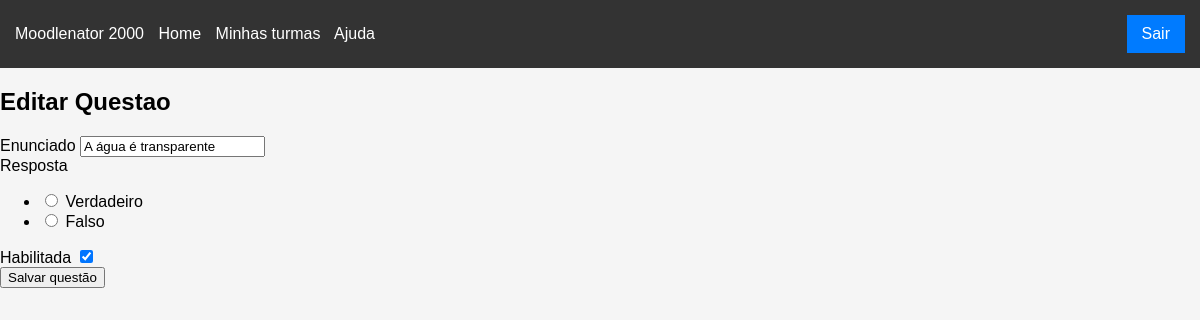
Page /questoes/edit/1 (signed in) on the earlier database version.
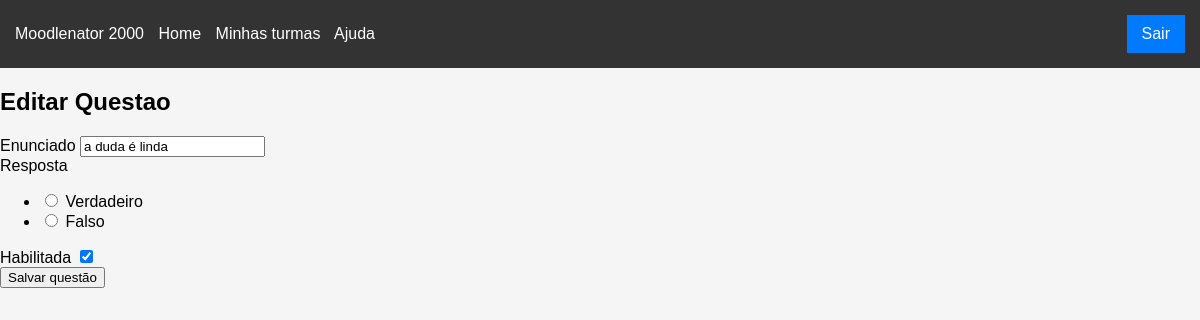
Same page on the later database version.
### app/models/questao.py (models this page shows, shortened)
class Questao(db.Model):
    __tablename__ = "questao"
    id = Column(Integer, primary_key=True, autoincrement=True)
    matricula_professor = Column(Integer, nullable=False)
    tipo_questao = Column(Enum(TipoQuestao), nullable=False)
    enunciado = Column(String, nullable=False)
    resposta_certa = Column(String, nullable=False)
    opcoes = Column(PickleType, nullable=True)  # Novo campo para salvar as opções de uma questão de múltipla escolha
    habilitada = Column(Boolean, nullable=False)
    exames = db.relationship("Exame", secondary="questao_exame", back_populates="questoes") # many to many
    resposta_alunos = db.relationship("RespostaAluno", back_populates="questao") # one to many

### app/controllers/questoes.py (the view, shortened to what this page needs)
@bp.route("/questoes/edit/<int:id>", methods=["GET", "POST"])
@login_required
def edita_questao(id):
    questao = db.get_or_404(Questao, id)
    tipo = questao.tipo_questao
    opcoes = None
    if tipo == TipoQuestao.VERDADEIRO_FALSO:
        form = EditaVFForm(obj = questao)
    elif tipo == TipoQuestao.ENTRADA_NUMERO:
        form = EditaNumericoForm(obj = questao)
    else:
        form = EditaMultiplaEscolhaForm(obj = questao)
        opcoes = questao.opcoes
        opcoes = [(i, opcoes[i]) for i in range(len(opcoes))]
    return render_template("edita_questao.html", form=form, tipo=tipo, id=id, opcoes=opcoes)

### app/forms/form_questao.py
class EditaVFForm(FlaskForm):
    enunciado = StringField("Enunciado", validators=[DataRequired()])
    resposta = RadioField(
        choices=[('True', 'Verdadeiro'), ('False', 'Falso')],
        validators=[DataRequired()]
    )
    habilitada = BooleanField()
    submit = SubmitField("Salvar questão")

### app/app.py (called while the page is built)
def create_app():
    app = Flask(__name__)
    basedir = os.path.abspath(os.path.dirname(__file__))
    db_path = os.path.join(basedir, '..', 'saas.db')
    login_manager.init_app(app)
    app.config["SECRET_KEY"] = "secret"
    app.config["SQLALCHEMY_DATABASE_URI"] = f"sqlite:///{db_path}"
    db.init_app(app)
    with app.app_context():
        from .models.user import User
        from .models.exame import Exame
        from .models.questao import Questao
        db.create_all()
    bootstrap.init_app(app)
    @app.context_processor
    def inject_bootstrap():
        return {'bootstrap': bootstrap}
    from .auth import blueprints
    app.register_blueprint(blueprints()[0])
    from .controllers import blueprints
    for bp in blueprints():
        app.register_blueprint(bp)
    from .cli_cmds import seed_cli
    app.cli.add_command(seed_cli)
    return app

### app/templates/edita_questao.html (shortened to what this page needs)
{% extends "base.html" %}
{% block content %}
<div class="container">
    <h2 class="mb-4">Editar Questao</h2>
    <form method="post" action="{{ url_for('questoes.edita_questao', id=id) }}">
        <div class="form-group mb-3">
            {{ form.enunciado.label(class="form-label") }}
            {{ form.enunciado(class="form-control", id="enunciado") }}
        </div>
        {% if tipo.value == "verdadeiro_falso" %}
            <div class="form-group mb-3">
                {{ form.resposta.label(class="form-label") }}
                {{ form.resposta(class="form-control", id="resposta") }}
            </div>
        {% elif tipo.value == "entrada_numero" %}
            <div class="form-group mb-3">
                {{ form.resposta.label(class="form-label") }}
                {{ form.resposta(class="form-control", id="resposta") }}
                <div id="respostaError" class="text-danger"></div>
            </div>
        {% endif %}
        <div class="form-group mb-3">
            {{ form.habilitada.label(class="form-label") }}
            {{ form.habilitada(class="form-control", id="habilitada") }}
        </div>
        <div class="form-group mb-3">
            {{ form.submit(class="btn btn-primary") }}
        </div>
    </form>
</div>
{% endblock %}

Differences in the rows shown:
changed Questao: enunciado "A água é transparente" → "a duda é linda"
